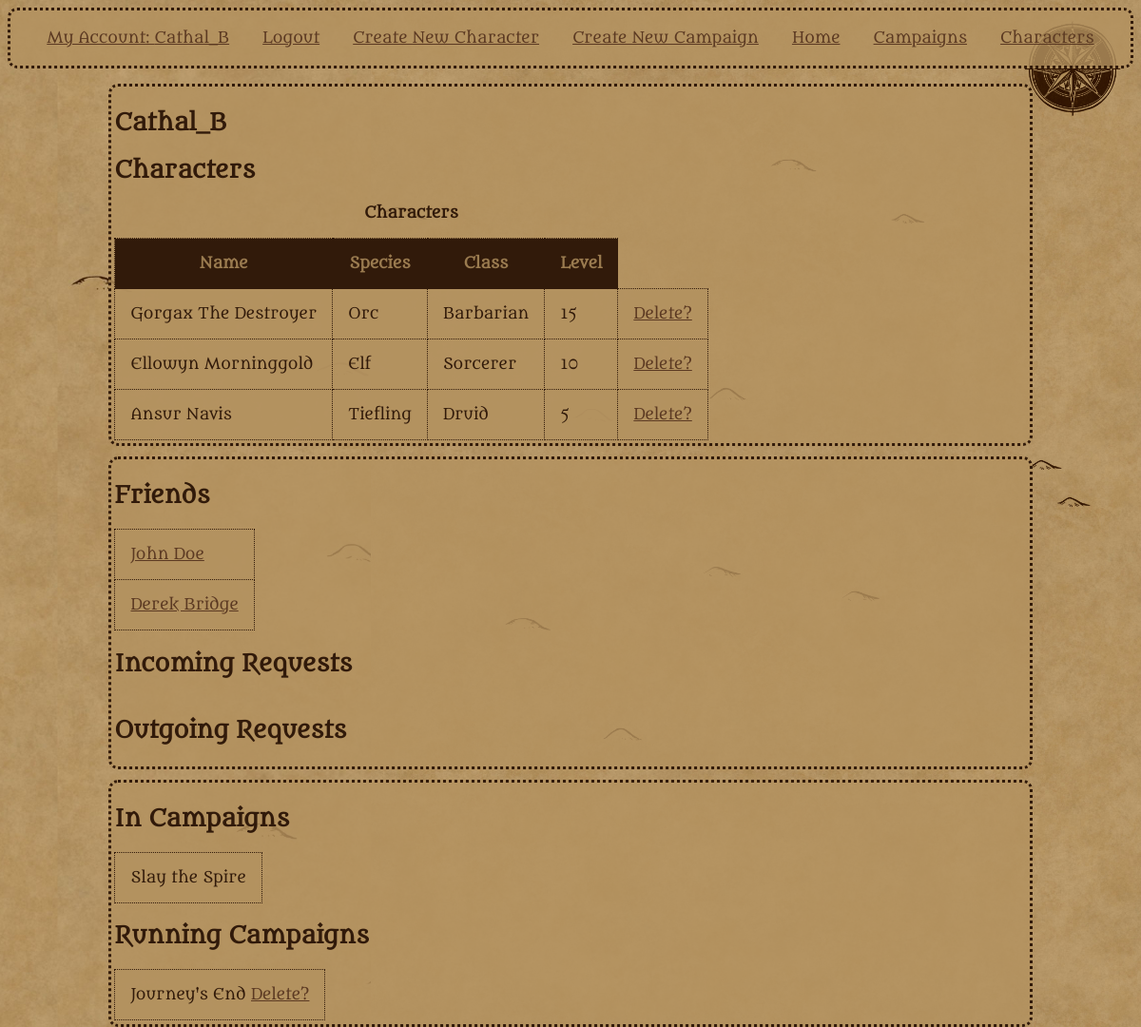
Page /user/Cathal_B (signed in) on the committed database.
### tables this page shows
CREATE TABLE users
(
    user_id TEXT PRIMARY KEY,
    password TEXT NOT NULL
);

CREATE TABLE characters
(
  character_id INTEGER PRIMARY KEY AUTOINCREMENT,
  user_id TEXT NOT NULL,
  name TEXT NOT NULL,
  species TEXT NOT NULL,
  level INTEGER NOT NULL,
  class TEXT NOT NULL,
  FOREIGN KEY (user_id) REFERENCES users(user_id)
);

CREATE TABLE friends
(
    user_id TEXT NOT NULL,
    friend_id TEXT NOT NULL,
    accepted INTEGAR NOT NULL DEFAULT 0,
    FOREIGN KEY (user_id) REFERENCES users(user_id)
    FOREIGN KEY (friend_id) REFERENCES users(user_id)
);

CREATE TABLE campaigns
(
    campaign_id INTEGER PRIMARY KEY AUTOINCREMENT,
    dm_id TEXT NOT NULL,
    name TEXT NOT NULL,
    description TEXT NOT NULL,
    FOREIGN KEY (dm_id) REFERENCES users(user_id)
);

### app.py (the view)
@app.route("/user/<user_id>", methods=["GET", "POST"])
@login_required
def user(user_id):
    form = FriendForm()
    db = get_db()
    user_data = db.execute("""SELECT * FROM users WHERE user_id = ?""",(user_id,)).fetchone()
    characters = db.execute("""SELECT * FROM characters WHERE user_id = ?""", (user_id,)).fetchall()
    in_campaigns = db.execute("""SELECT * FROM campaigns
                               WHERE campaign_id in (
                               SELECT campaign_id FROM in_campaign
                               WHERE user_id = ?)""", (user_id,)).fetchall()
    running = db.execute("""SELECT * FROM campaigns
                               WHERE dm_id = ?""", (user_id,)).fetchall()
    print(running)
    outgoing = []
    incoming = []
    friends = []
    if session["user_id"] != user_id:
        friend = db.execute("""SELECT * FROM friends
                              WHERE (user_id = ? AND friend_id = ?)
                              OR (friend_id = ? AND user_id = ?)""",(session["user_id"],user_id,session["user_id"],user_id)).fetchone()
        print(friend)
        if form.validate_on_submit():
            if friend is None:
                db.execute("""INSERT INTO friends (user_id, friend_id)
                                  VALUES (?, ?);""", (session["user_id"],user_id))
                db.commit()
            elif friend["user_id"] != session["user_id"] and friend["accepted"] != 1:
                db.execute("""UPDATE friends
                           SET accepted = 1
                           WHERE (user_id = ? AND friend_id = ?)
                           OR (friend_id = ? AND user_id = ?)""",(session["user_id"],user_id,session["user_id"],user_id))
                db.commit()
            elif friend["accepted"] == 1:
                form.submit.errors.append("You are friends!")
            else:
                form.submit.errors.append("You have already sent a friend request")
    else:
        requests = db.execute("""SELECT * FROM friends
                              WHERE user_id = ? OR friend_id = ?""",(session["user_id"],session["user_id"])).fetchall()
        if len(requests) != 0:
            for request in requests:
                if request["user_id"] == user_id and request["accepted"] == 0:
                    outgoing.append(request["friend_id"])
                elif request["user_id"] != user_id and request["accepted"] == 0:
                    incoming.append(request["user_id"])
                elif request["user_id"] == user_id and request["accepted"] == 1:
                    friends.append(request["friend_id"])
                elif request["user_id"] != user_id and request["accepted"] == 1:
                    friends.append(request["user_id"])
    return render_template("user.html", characters = characters, user_data = user_data, form = form,
                           friends = friends, outgoing = outgoing,
                             incoming = incoming, in_campaigns = in_campaigns, running = running)

### app.py (called while the page is built)
@app.before_request
def load_logged_in_user():
    g.user = session.get("user_id",None)

def login_required(view):
    @wraps(view)
    def wrapped_view(*args, **kwargs):
        if g.user is None:
            return redirect(url_for("login"))
        return view(*args, **kwargs)
    return wrapped_view

### database.py (called while the page is built)
def get_db():
    if "db" not in g:
        g.db = sqlite3.connect(DATABASE,
            detect_types=sqlite3.PARSE_DECLTYPES
        )
        g.db.row_factory = sqlite3.Row
        g.db.execute("PRAGMA foreign_keys = ON") #learned from sqlite documentation, foreign keys apparently aren't enforced by default.
    return g.db

### templates/user.html (shortened to what this page needs)
{% extends "base.html" %}
{% block main_content %}
    <section>
    <h1>{{user_data['user_id']}}</h1>
    <h2>Characters</h2>
    <table>
        <caption>Characters</caption>
        <th scope="col">Name</th>
        <th scope="col">Species</th>
        <th scope="col">Class</th>
        <th scope="col">Level</th>
    {% for character in characters %}
        <tr>
        <td>{{ character["name"]}}</td>
        <td>{{ character["species"] }}</td>
        <td>{{ character["class"]}}</td>
        <td>{{ character["level"] }}</td>
        {% if user_data['user_id'] == g.user%}
        <td><a href="{{ url_for('delete_character', character_id = character['character_id'])}}">Delete?</a></td>
        {%endif%}
        </tr>
    {%endfor%}
    </table>
    </section>
    {% if user_data['user_id'] == g.user %}
    <section>
    <h2>Friends</h2>
    <table>
    {% for friend in friends %}
        <tr>
        <td><a href="{{ url_for('user', user_id = friend)}}">{{ friend }}</a></td>
        </tr>
    {%endfor%}
    </table>
    <h2>Incoming Requests</h2>
    <h2>Outgoing Requests</h2>
    </section>
    {% endif %}
    <section>
    <h2>In Campaigns</h2>
    <table>
    {% for campaign in in_campaigns %}
        <tr>
        <td>{{ campaign["name"] }}</td>
        </tr>
    {%endfor%}
    </table>
    <h2>Running Campaigns</h2>
    <table>
    {% for campaign in running %}
        <tr>
        <td>{{ campaign["name"] }}
            {% if user_data['user_id'] == g.user %}
            <a href="{{url_for('delete_campaign', campaign_id=campaign['campaign_id'])}}">Delete?</a>
            {%endif%}
        </td>
        </tr>
    {%endfor%}
    </table>
    </section>
{% endblock %}

### static/styles.css (style rules this page uses)
:root { font-size: 16px; height: 100%; }
html { --base-colour: #311a0a; --bg--colour: #b49260ce; background-image: url('mobile_map.jpg'), url('tile_widescreen.jpg'); background-position: top right, center; background-repeat: no-repeat, repeat; background-size: contain; background-color: var(--bg--colour); }
body { font-family: Metamorphous, serif; color: var(--base-colour); text-decoration: none; }
section { border: 0.2em dotted var(--base-colour); border-radius: 10px; padding: 0.2em; margin-bottom: 1em; background-color: var(--bg--colour); width: 90%; margin:1% auto; }
a { color: #5b3922; }
th, td { border: 0.1em dotted var(--base-colour); padding: 1em; background-color: var(--bg--colour); }
table { border-collapse: collapse }
caption { font-weight: bold; padding-bottom: 1em; }
caption+tbody>tr>th { background-color: var(--base-colour); color: var(--bg--colour); }

### rows in the picture
users: user_id "Cathal_B"
characters: name "Gorgax The Destroyer", species "Orc", class "Barbarian", level "15"
characters: name "Ellowyn Morninggold", species "Elf", class "Sorcerer", level "10"
characters: name "Ansur Navis", species "Tiefling", class "Druid", level "5"
friends: user "John Doe"
friends: user "Derek Bridge"
campaigns: name "Slay the Spire"
campaigns: name "Journey's End"

### other values in the picture
{{ g.user }} "Cathal_B"
